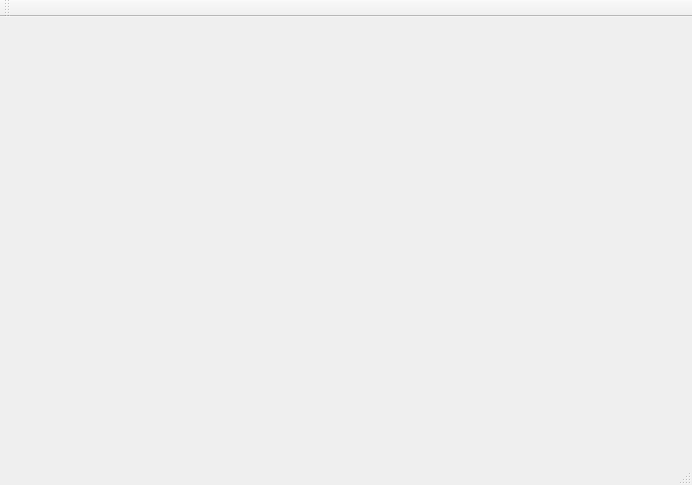
<?xml version="1.0" encoding="UTF-8"?>
<ui version="4.0">
 <class>MainWindow</class>
 <widget class="QMainWindow" name="MainWindow">
  <property name="geometry">
   <rect>
    <x>0</x>
    <y>0</y>
    <width>692</width>
    <height>485</height>
   </rect>
  </property>
  <property name="windowTitle">
   <string>MainWindow</string>
  </property>
  <widget class="QWidget" name="centralwidget"/>
  <widget class="QMenuBar" name="menubar">
   <property name="geometry">
    <rect>
     <x>0</x>
     <y>0</y>
     <width>692</width>
     <height>21</height>
    </rect>
   </property>
  </widget>
  <widget class="QStatusBar" name="statusbar"/>
  <widget class="QToolBar" name="toolBar">
   <property name="baseSize">
    <size>
     <width>0</width>
     <height>20</height>
    </size>
   </property>
   <property name="font">
    <font>
     <pointsize>22</pointsize>
    </font>
   </property>
   <property name="windowTitle">
    <string>toolBar</string>
   </property>
   <attribute name="toolBarArea">
    <enum>TopToolBarArea</enum>
   </attribute>
   <attribute name="toolBarBreak">
    <bool>false</bool>
   </attribute>
  </widget>
 </widget>
 <resources/>
 <connections/>
</ui>
